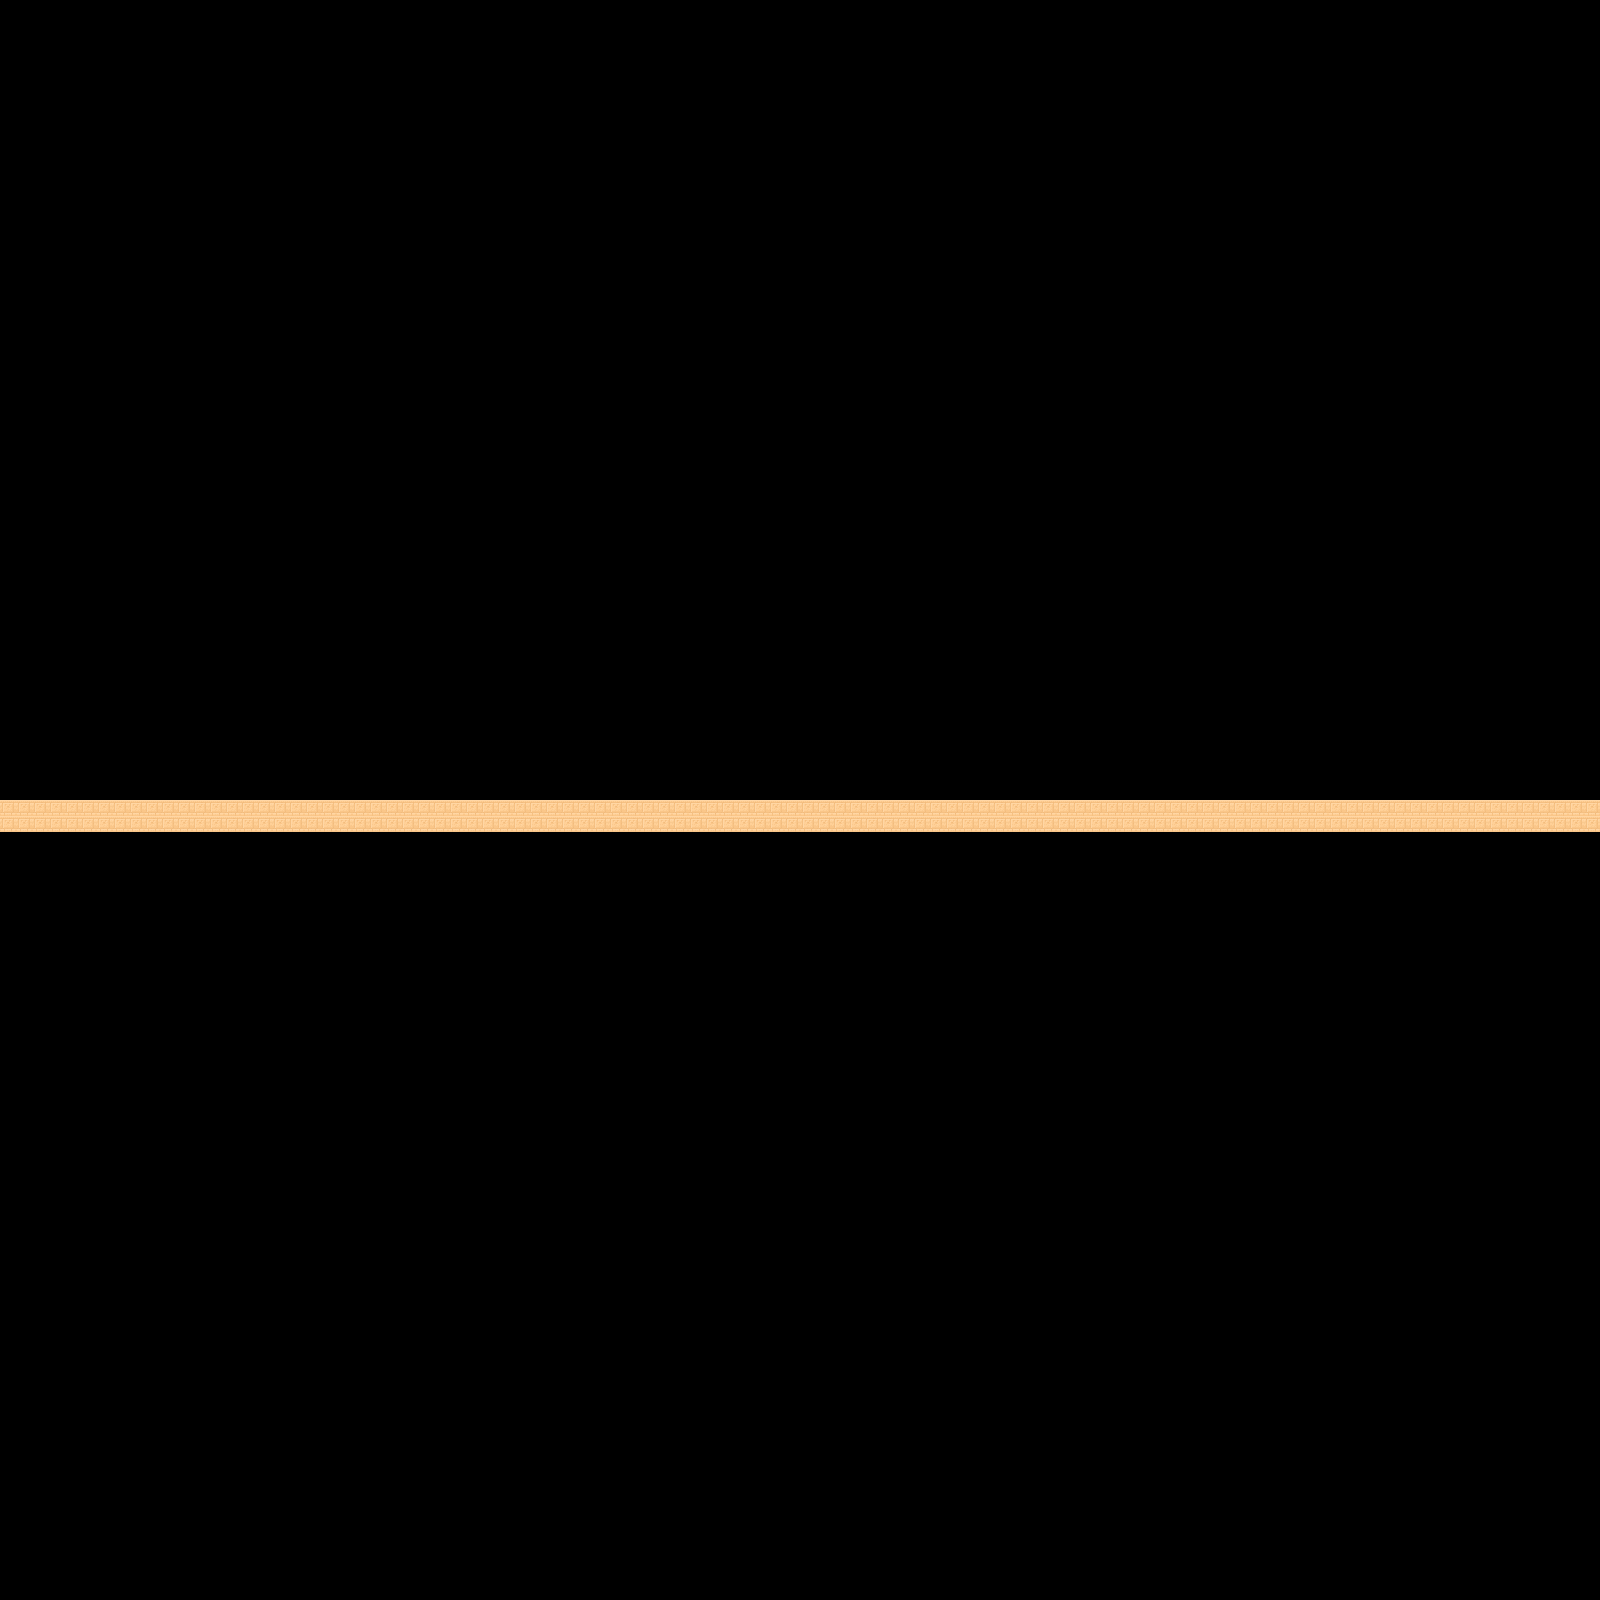

Rendered tile map (Tiled .tmx) drawn with the repository's tilesets; below, a short description and the map source with its tile grids summarised:
An orthogonal 100x100 tile map with 16x16 px tiles, 1 tile layer (collision).

<map version="1.4" tiledversion="1.4.2" orientation="orthogonal" renderorder="left-down" width="100" height="100" tilewidth="16" tileheight="16" infinite="0" nextlayerid="2" nextobjectid="1">
 <editorsettings>
  <export target="map-1.json" format="json" />
 </editorsettings>
 <tileset firstgid="1" source="../textures/default-tileset.tsx" />
 <layer id="1" name="collision" width="100" height="100">
  <properties>
   <property name="asset_path" value="textures/default-tileset.png" />
   <property name="ron_path" value="textures/default-tileset.ron" />
  </properties>
  <data>[10000 cells, 200 non-empty, 1 distinct tile ids]</data>
 </layer>
</map>
